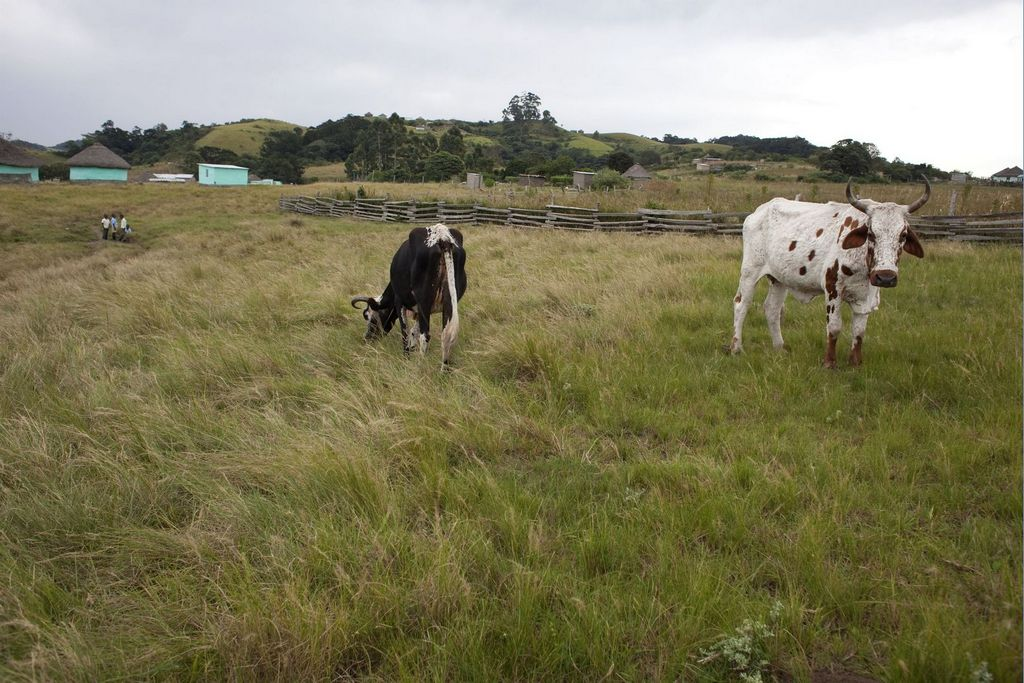
#> input picture breed_id/dataset/test/Afrikaner/10.6253208006_708208284c_b.jpg, 1024 x 683 px
$ python -i prepare_dataset.py   (imports and definitions only)
#> lines starting #> are read from the running program, lines starting #| are printed output that depends on the picture
"""
AgriGuard - Dataset Preparation Script
=========================================
Cleans raw downloaded photos and (optionally) writes them into the
train/test folders that retrain_breed_model.py uses.

Preferred path when you already have extra Afrikaner photos:

    python3 ingest_extra_photos.py --source /path/to/photos --breed Afrikaner
    python3 retrain_breed_model.py

This script is useful when you have a raw_photos/ dump from
download_breed_photos.py --into-raw and want a cleaned, resized copy.

    python3 prepare_dataset.py --into-dataset
    python3 retrain_breed_model.py
"""
from __future__ import annotations

import argparse
import random
import shutil
import sys
from pathlib import Path

from PIL import Image, ImageEnhance

SCRIPTS_DIR = Path(__file__).resolve().parent
if str(SCRIPTS_DIR) not in sys.path:
    sys.path.insert(0, str(SCRIPTS_DIR))

from breed_config import (  # noqa: E402
    CLASS_FOLDERS,
    DATASET_DIR,
    RAW_PHOTOS_DIR,
    canonical_breed,
    display_name,
)

TARGET_SIZE = (224, 224)
AUGMENTATIONS_PER_IMAGE = 4
TEST_RATIO = 0.2
SEED = 42


# [26 lines left out: functions is_valid_image, clean_raw_folder, not called in this run]


def augment_image(image: Image.Image) -> list[Image.Image]:
    variations = []
    variations.append(image.transpose(Image.FLIP_LEFT_RIGHT))
    variations.append(image.rotate(15, expand=False, fillcolor=(255, 255, 255)))
    variations.append(ImageEnhance.Brightness(image).enhance(1.3))
    variations.append(ImageEnhance.Brightness(image).enhance(0.7))
    return variations


def resize_for_training(image: Image.Image) -> Image.Image:
    return image.convert("RGB").resize(TARGET_SIZE)


def write_image(image: Image.Image, dest: Path) -> None:
    dest.parent.mkdir(parents=True, exist_ok=True)
    image.convert("RGB").save(dest, "JPEG", quality=90)


# [147 lines left out: functions prepare_dataset, parse_args, main, not called in this run]


# [2 lines not run here, left out]

>>> import cv2
>>> picture = cv2.imread('../dataset/test/Afrikaner/10.6253208006_708208284c_b.jpg', cv2.IMREAD_GRAYSCALE)
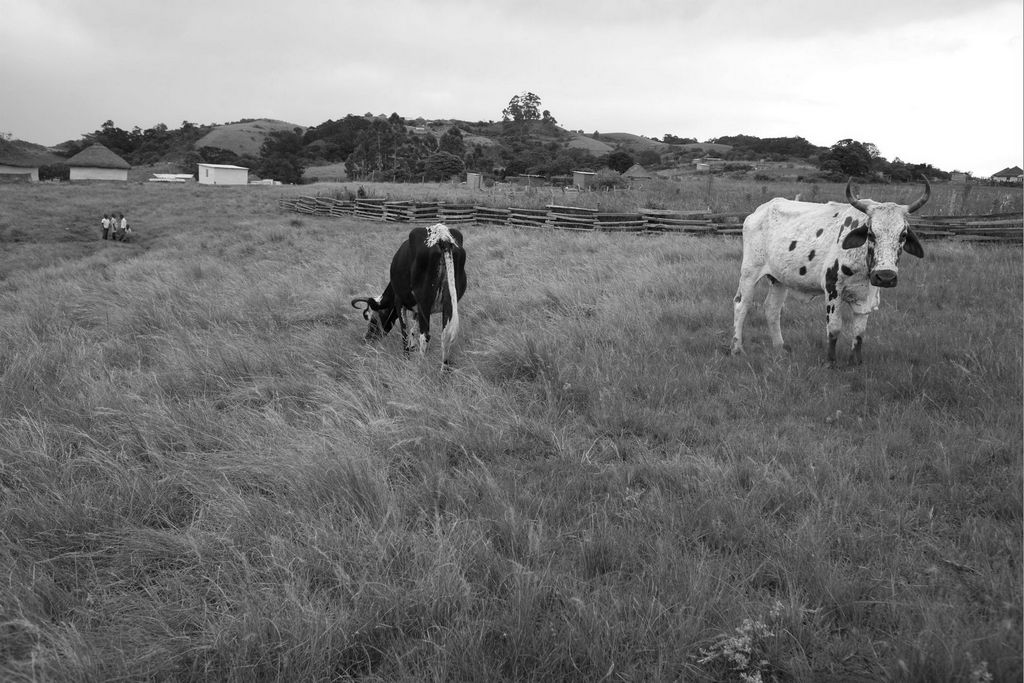
#> picture: shape (683, 1024); min 0, max 255, mean 123
#> (the run stopped early here; a loop or call above may not have finished)

$ run again, on breed_id/dataset/test/Boer_Goat/images (17).jpg
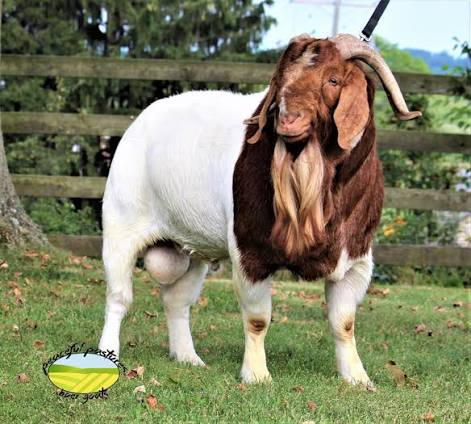
#> input picture breed_id/dataset/test/Boer_Goat/images (17).jpg, 471 x 424 px
#> `picture = cv2.imread('../dataset/test/Afrikaner/10.6253208006_70820828..`:
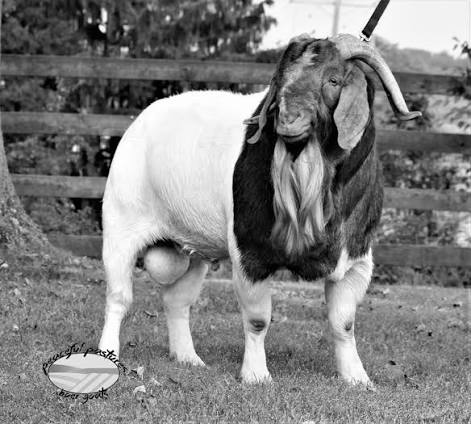
#> picture: shape (424, 471); min 0, max 255, mean 128.5

$ run again, on breed_id/dataset/test/Boer_Goat/images (8).jpg
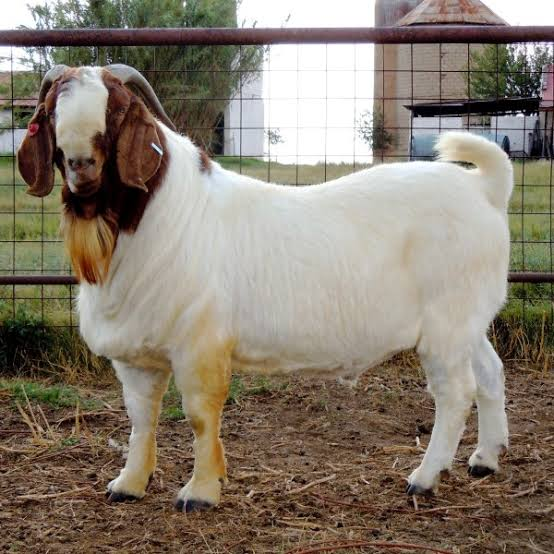
#> input picture breed_id/dataset/test/Boer_Goat/images (8).jpg, 554 x 554 px
#> `picture = cv2.imread('../dataset/test/Afrikaner/10.6253208006_70820828..`:
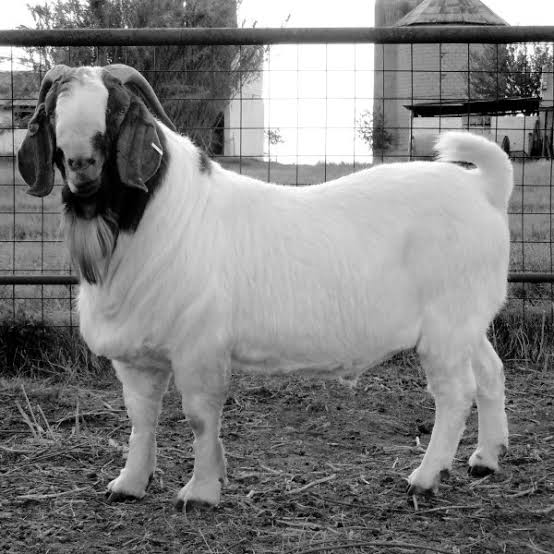
#> picture: shape (554, 554); min 0, max 255, mean 127.1

$ run again, on breed_id/dataset/test/Bonsmara/10.czNmcy1wcml2YXRlL3Jhd3BpeGVsX2ltYWdlcy93ZWJzaXRlX2NvbnRlbnQvbHIvcHg3MzE3MTQtaW1hZ2Uta3d2eGhzM2kuanBn.jpg
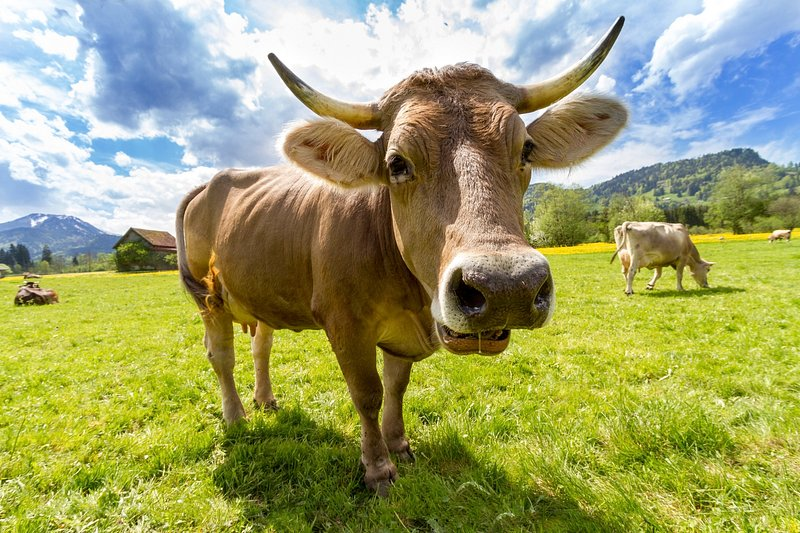
#> input picture breed_id/dataset/test/Bonsmara/10.czNmcy1wcml2YXRlL3Jhd3BpeGVsX2ltYWdlcy93ZWJzaXRlX2NvbnRlbnQvbHIvcHg3MzE3MTQtaW1hZ2Uta3d2eGhzM2kuanBn.jpg, 800 x 533 px
#> `picture = cv2.imread('../dataset/test/Afrikaner/10.6253208006_70820828..`:
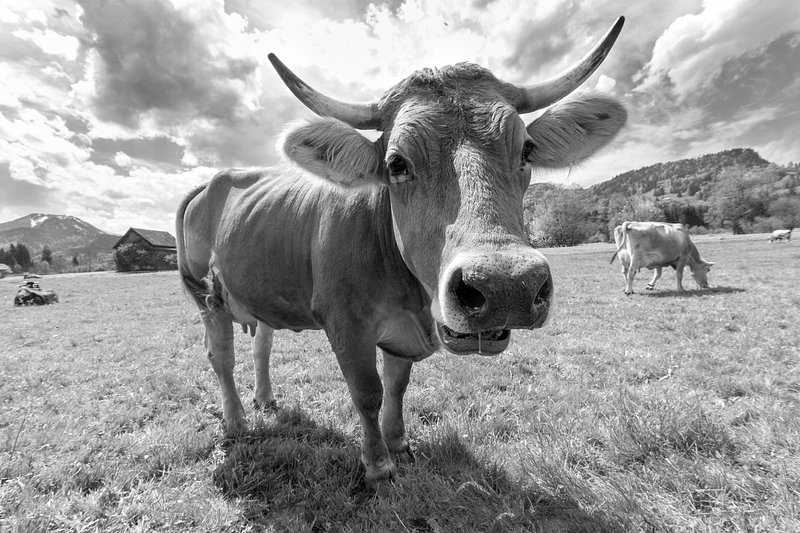
#> picture: shape (533, 800); min 0, max 255, mean 153.4
